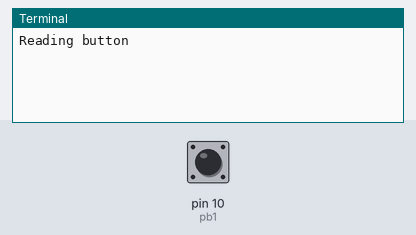
Bench run of a program on a simulated Raspberry Pi (header pin numbers). Shown: the last lines printed to the terminal. The inputs (shaded band) are chosen by the test bench; at power-on: pin 10 (pb1) LOW.

Above: at 1.2 s.
1.3 s: pin 10 (pb1) pulled HIGH for 0.15 s
At 2.2 s:
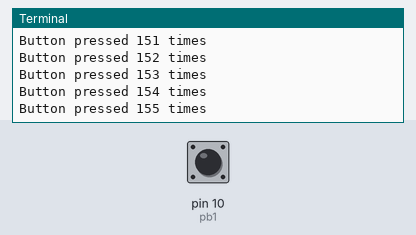
2.9 s: pin 10 (pb1) pulled HIGH for 1 s
At 4.7 s:
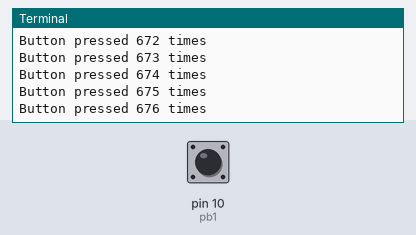
5.4 s: pin 10 (pb1) pulled HIGH for 0.15 s
At 6.6 s:
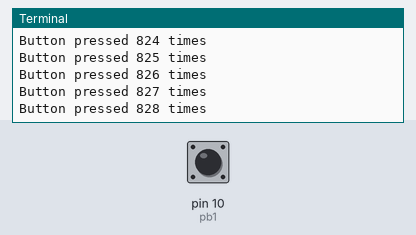
Timing chart, 0 to 8.4 s (numbered marks = the images above; inputs shaded):
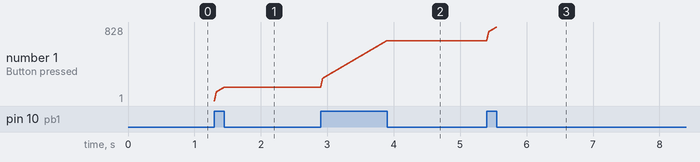

The program:

pushBtn.py
```python
#!/usr/bin/env python
import RPi.GPIO as GPIO # Import Raspberry Pi GPIO library
GPIO.setwarnings(False) # Ignore warning for now
GPIO.setmode(GPIO.BOARD) # Use physical pin numbering

pb1 = 10

GPIO.setup(pb1, GPIO.IN, pull_up_down=GPIO.PUD_DOWN)
print("Reading button")

push = 0
while True: # Run forever
    if GPIO.input(pb1) == GPIO.HIGH:
        push+=1
        print("Button pressed %d times"%push)
```

Measured:
- after the input at 1.3 s, the terminal: prints a new line at once (image 1)
